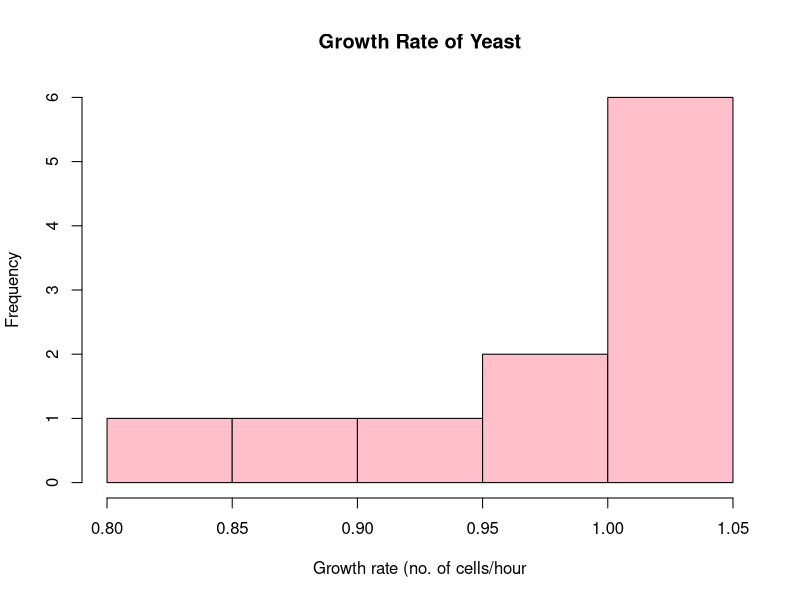

Reproduce this figure in R.
# Assignment 1
# Creating object

yeast <- c(0.86, 1.02, 1.02, 1.01, 1.02, 1, 0.99, 1.01, 0.91, 0.83, 1.01)

# Calculating mean growth of sample
mean <- mean(yeast)
mean
#rounding the value
round(mean, 3)

median <- median(yeast)
median



variance <- var(yeast)
variance
round(variance, 3)

SD <- sd(yeast)
SD
round(SD, 3)

#for the total number of sample
n <- length(yeast)
n

SE <- SD/sqrt(n)
SE
round(SE, 3)

#95% CI and upper and lower limits
lowerlimit <- mean - 2*SE
lowerlimit
round(lowerlimit, 3)

upperlimit <- mean + 2*SE
upperlimit
round(upperlimit, 3)

#creating the graph of the data
hist(yeast,
          main = "Growth Rate of Yeast",
          xlab = "Growth rate (no. of cells/hour",
          col = "pink")
